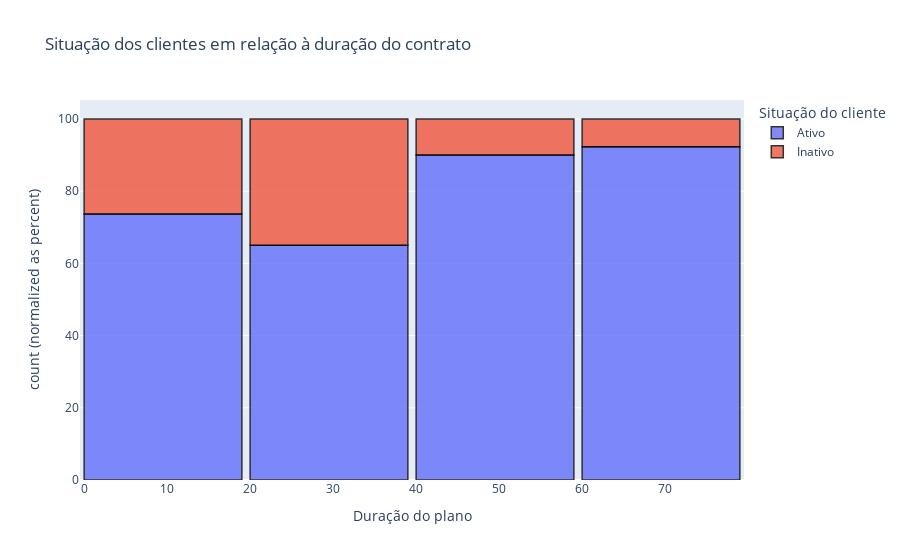

Here is the notebook cell this chart was saved with:
### Markdown cell above
### **4.3.1 - Tempo total de contrato**

### Code cell
# Dataframe de plotagem
df_contrato = df.Meses_Contrato.value_counts()
df_contrato = df_contrato.to_frame().reset_index()
df_contrato.columns = ['Duração do plano', 'Quantidade']
df_contrato['Situação do cliente'] = df.Cliente_Inativo
df_contrato['Situação do cliente'] = df_contrato['Situação do cliente'].map({0:'Ativo', 1:'Inativo'})

# Plotagem do histograma
fig = px.histogram(df_contrato, x="Duração do plano", color = "Situação do cliente", nbins = 6,
    title="Situação dos clientes em relação à duração do contrato", barnorm='percent')
fig.update_traces( opacity=0.8, marker_line_width=1.5, marker_line_color = 'rgb(0,0,0)')
fig.update_layout(bargap=0.05)
fig.show()

### Figure 1 — Plotly figure (JSON) as saved in the notebook; plotly's stock layout.template omitted (floating-point values rounded to 4 significant figures)
{"data": [{"alignmentgroup": "True", "bingroup": "x", "hovertemplate": "Situação do cliente=Ativo<br>Duração do plano=%{x}<br>count (normalized as percent)=%{y}<extra></extra>", "legendgroup": "Ativo", "marker": {"color": "#636efa", "line": {"color": "rgb(0,0,0)", "width": 1.5}, "pattern": {"shape": ""}}, "name": "Ativo", "nbinsx": 6, "offsetgroup": "Ativo", "opacity": 0.8, "orientation": "v", "showlegend": true, "type": "histogram", "x": [1, 72, 71, 5, 7, 8, 9, 70, 12, 10, 6, 13, 68, 11, 15, 69, 22, 66, 23, 16, 56, 64, 52, 25, 26, 61, 65, 60, 14, 46, 19, 63, 27, 30, 20, 62, 53, 41, 32, 51, 54, 50, 47, 58, 42, 57, 43, 37, 34, 33, 48, 55, 45, 59, 28, 39, 44], "xaxis": "x", "yaxis": "y"}, {"alignmentgroup": "True", "bingroup": "x", "hovertemplate": "Situação do cliente=Inativo<br>Duração do plano=%{x}<br>count (normalized as percent)=%{y}<extra></extra>", "legendgroup": "Inativo", "marker": {"color": "#EF553B", "line": {"color": "rgb(0,0,0)", "width": 1.5}, "pattern": {"shape": ""}}, "name": "Inativo", "nbinsx": 6, "offsetgroup": "Inativo", "opacity": 0.8, "orientation": "v", "showlegend": true, "type": "histogram", "x": [2, 3, 4, 67, 18, 24, 35, 17, 29, 49, 31, 40, 21, 38, 36], "xaxis": "x", "yaxis": "y"}], "layout": {"bargap": 0.05, "barmode": "relative", "barnorm": "percent", "legend": {"title": {"text": "Situação do cliente"}, "tracegroupgap": 0}, "title": {"text": "Situação dos clientes em relação à duração do contrato"}, "xaxis": {"anchor": "y", "domain": [0, 1], "title": {"text": "Duração do plano"}}, "yaxis": {"anchor": "x", "domain": [0, 1], "title": {"text": "count (normalized as percent)"}}}}
